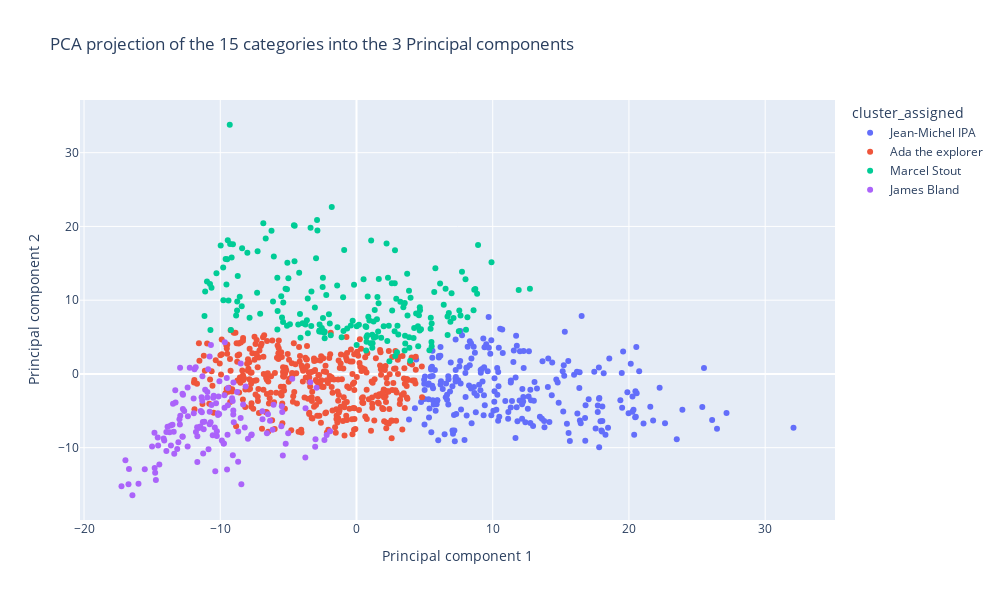

Write notebook code for a chart like this one.
### Code cell
User_modify_2=pd.DataFrame( User_modify_2)
User_modify_2.columns=['Principal component 1','Principal component 2']
User_modify_2['cluster_assigned']=user_to_cat_first['cluster_assigned'].values
fig = px.scatter(User_modify_3, x='Principal component 1', y='Principal component 2',opacity =1,
             color='cluster_assigned' ,size_max =50,width=1000, height=600,title ='PCA projection of the 15 categories into the 3 Principal components')

fig.show()
fig.write_html("cluster_2dvisual.html")

### Figure 1 — Plotly figure (JSON) as saved in the notebook; plotly's stock layout.template omitted (floating-point values rounded to 4 significant figures; data arrays with more than 128 entries replaced by an {"elided": "..."} marker saying what was removed)
{"data": [{"hovertemplate": "cluster_assigned=Jean-Michel IPA<br>Principal component 1=%{x}<br>Principal component 2=%{y}<extra></extra>", "legendgroup": "Jean-Michel IPA", "marker": {"color": "#636efa", "opacity": 1, "symbol": "circle"}, "mode": "markers", "name": "Jean-Michel IPA", "orientation": "v", "showlegend": true, "type": "scatter", "x": {"elided": "239 float values"}, "xaxis": "x", "y": {"elided": "239 float values"}, "yaxis": "y"}, {"hovertemplate": "cluster_assigned=Ada the explorer<br>Principal component 1=%{x}<br>Principal component 2=%{y}<extra></extra>", "legendgroup": "Ada the explorer", "marker": {"color": "#EF553B", "opacity": 1, "symbol": "circle"}, "mode": "markers", "name": "Ada the explorer", "orientation": "v", "showlegend": true, "type": "scatter", "x": {"elided": "394 float values"}, "xaxis": "x", "y": {"elided": "394 float values"}, "yaxis": "y"}, {"hovertemplate": "cluster_assigned=Marcel Stout<br>Principal component 1=%{x}<br>Principal component 2=%{y}<extra></extra>", "legendgroup": "Marcel Stout", "marker": {"color": "#00cc96", "opacity": 1, "symbol": "circle"}, "mode": "markers", "name": "Marcel Stout", "orientation": "v", "showlegend": true, "type": "scatter", "x": {"elided": "196 float values"}, "xaxis": "x", "y": {"elided": "196 float values"}, "yaxis": "y"}, {"hovertemplate": "cluster_assigned=James Bland<br>Principal component 1=%{x}<br>Principal component 2=%{y}<extra></extra>", "legendgroup": "James Bland", "marker": {"color": "#ab63fa", "opacity": 1, "symbol": "circle"}, "mode": "markers", "name": "James Bland", "orientation": "v", "showlegend": true, "type": "scatter", "x": {"elided": "141 float values"}, "xaxis": "x", "y": {"elided": "141 float values"}, "yaxis": "y"}], "layout": {"height": 600, "legend": {"title": {"text": "cluster_assigned"}, "tracegroupgap": 0}, "title": {"text": "PCA projection of the 15 categories into the 3 Principal components"}, "width": 1000, "xaxis": {"anchor": "y", "domain": [0, 1], "title": {"text": "Principal component 1"}}, "yaxis": {"anchor": "x", "domain": [0, 1], "title": {"text": "Principal component 2"}}}}
